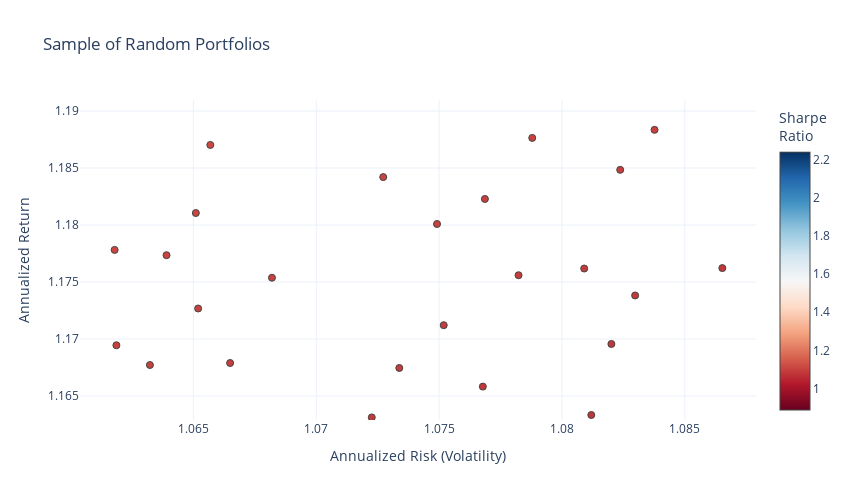

Source (notebook cell):
### Code cell
returns = data.iloc[:, 8:] # MOIC data
mus = (1 + returns.mean())**4 - 1 # -- Get annualized mean returns
cov = returns.cov() # -- Get covariances
n_assets = 20  # 20 funds per portfolio
n_portfolios = 1000
risk_free_rate = 0.05

# -- Initialize empty lists to store mean-variance pairs and returns for plotting
mean_variance_pairs = []
portfolio_returns = []

np.random.seed(2)
for _ in range(n_portfolios):
    assets = np.random.choice(returns.columns, n_assets, replace = False)         # - Choose assets randomly without replacement
    weights = np.random.rand(n_assets)
    weights /= sum(weights)                                                     # - Ensure weights sum to 1
    # -- Compute portfolio return and variance
    portfolio_E_Return = np.sum(weights * mus[assets])
    portfolio_E_Variance = np.dot(weights, np.dot(cov.loc[assets, assets], weights))
    
    annualized_return = ((1 + portfolio_E_Return) ** (1/4) - 1)               # -- Calculate annualized return (DONT DIVIDE BY 100 BECAUSE IT IS NOT %)
    
    annualized_volatility = np.sqrt(portfolio_E_Variance) * np.sqrt(4)          # -- Calculate annualized volatility

    sharpe_ratio = (annualized_return - risk_free_rate) / annualized_volatility # -- Calculate Sharpe ratio

    # -- Add the mean/variance/Shapre ratio triples to a list for plotting
    mean_variance_pairs.append([annualized_return, annualized_volatility, sharpe_ratio])
    
    # -- Append the annualized return to the list of portfolio returns
    portfolio_returns.append(annualized_return)

# -- Convert the lists from before into arrays for easy plotting
mean_variance_pairs = np.array(mean_variance_pairs)
portfolio_returns = np.array(portfolio_returns)
overall_median_return = np.median(np.array(mean_variance_pairs)[:, 0])

fig = go.Figure()
fig.add_trace(go.Scatter(x = mean_variance_pairs[:, 1], y = mean_variance_pairs[:, 0],
                         marker = dict(color=(mean_variance_pairs[:, 0]) /
                                       (mean_variance_pairs[:, 1]), showscale = True, size = 7, line = dict(width = 1), colorscale = "RdBu",
                                     colorbar=dict(title="Sharpe<br>Ratio")), mode='markers'))
fig.update_layout(template = 'plotly_white',
                  xaxis = dict(title = 'Annualized Risk (Volatility)'),
                  yaxis = dict(title = 'Annualized Return'),
                  title ='Sample of Random Portfolios', width = 850, height = 500)
fig.update_layout(coloraxis_colorbar = dict(title="Sharpe Ratio"))
fig.show()

### Figure 1 — Plotly figure (JSON) as saved in the notebook; plotly's stock layout.template omitted (floating-point values rounded to 4 significant figures; data arrays with more than 128 entries replaced by an {"elided": "..."} marker saying what was removed)
{"data": [{"marker": {"color": {"elided": "1000 float values"}, "colorbar": {"title": {"text": "Sharpe<br>Ratio"}}, "colorscale": [[0, "rgb(103,0,31)"], [0.1, "rgb(178,24,43)"], [0.2, "rgb(214,96,77)"], [0.3, "rgb(244,165,130)"], [0.4, "rgb(253,219,199)"], [0.5, "rgb(247,247,247)"], [0.6, "rgb(209,229,240)"], [0.7, "rgb(146,197,222)"], [0.8, "rgb(67,147,195)"], [0.9, "rgb(33,102,172)"], [1, "rgb(5,48,97)"]], "line": {"width": 1}, "showscale": true, "size": 7}, "mode": "markers", "type": "scatter", "x": {"elided": "1000 float values"}, "y": {"elided": "1000 float values"}}], "layout": {"coloraxis": {"colorbar": {"title": {"text": "Sharpe Ratio"}}}, "height": 500, "title": {"text": "Sample of Random Portfolios"}, "width": 850, "xaxis": {"autorange": false, "range": [1.06, 1.088], "title": {"text": "Annualized Risk (Volatility)"}, "type": "linear"}, "yaxis": {"autorange": false, "range": [1.163, 1.191], "title": {"text": "Annualized Return"}, "type": "linear"}}}
